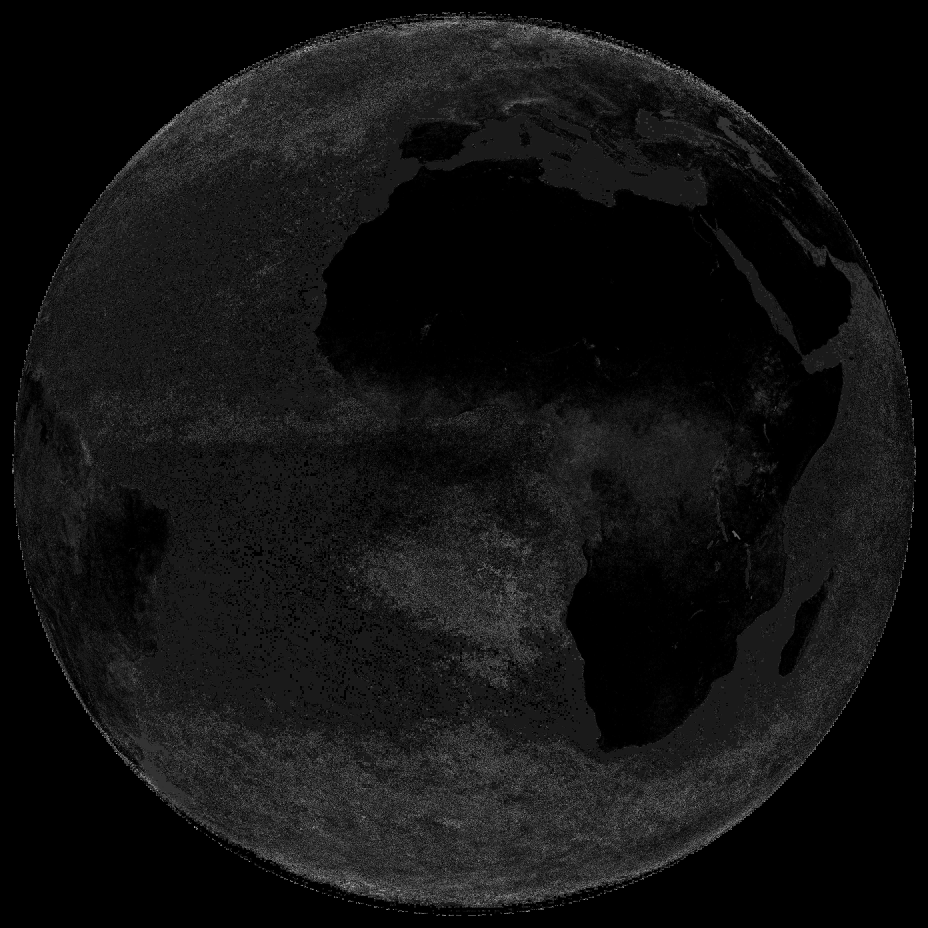
%> input picture imground.jpg, 3712 x 3712 px (shown at 1/4 size)
$ octave secget.m   (GNU Octave 9; MATLAB toolbox functions it lacks are replaced by stand-ins)
%> lines starting %> are read from the running program, lines starting %| are printed output that depends on the picture
%pixel getter
[redfil,redpat] = uigetfile('*','Choose a clearpic');
%> the answer given: imground.jpg
redname = fullfile(redpat,redfil);
redchan = imread(redname);
[lmafil,lmapat] = uigetfile('*','Choose a landmask');
%> the answer given: HMSG1_IR_016_090815_1200.jpg
lmaname = fullfile(lmapat,lmafil);
lmachan = imread(lmaname);
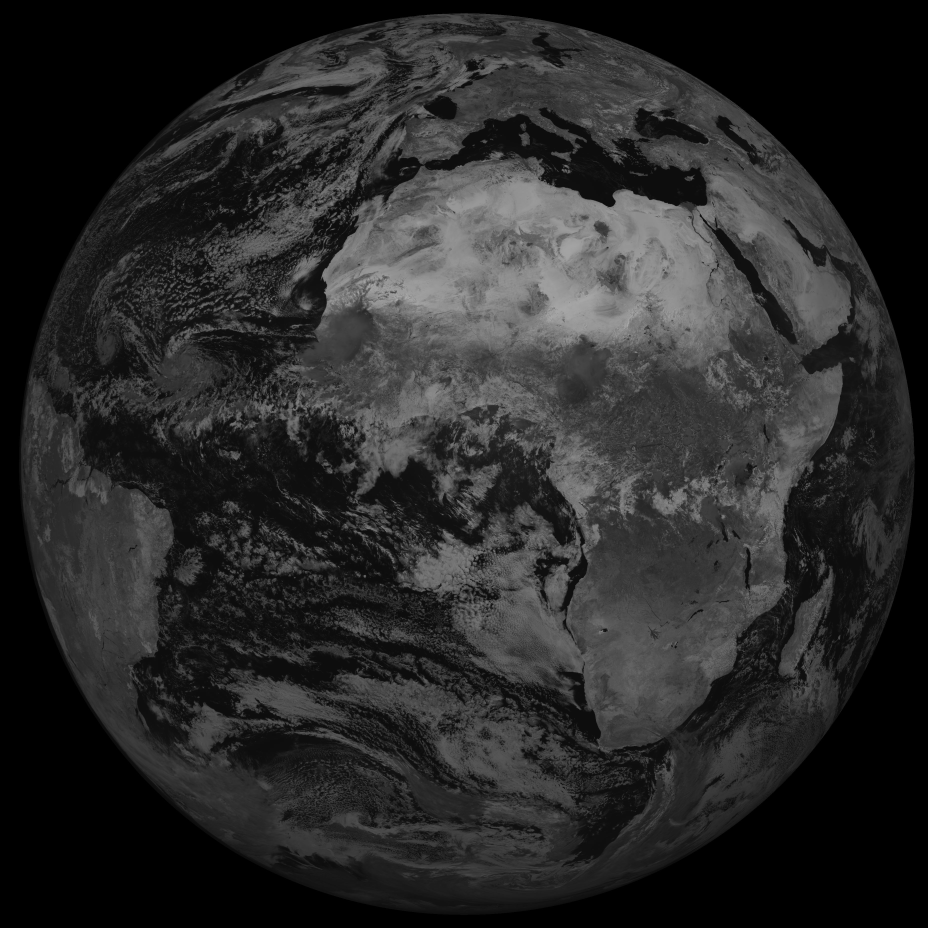
%> input picture HMSG1_IR_016_090815_1200.jpg, 3712 x 3712 px (shown at 1/4 size)
imshow(redchan)
figure;
redchancut = redchan(750:1100,2600:3000,:);
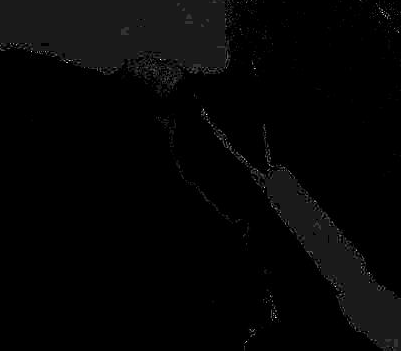
%> redchancut: size 351x401 uint8; min 0, max 255, mean 5.1
imshow(redchancut)
